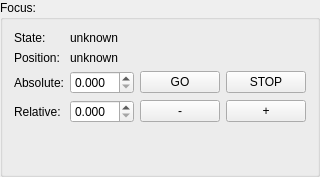
     <widget class="QGroupBox" name="groupBox_11">
      <property name="title">
       <string>Focus:</string>
      </property>
      <layout class="QGridLayout" name="gridLayout_12">
       <item row="1" column="0">
        <widget class="QLabel" name="label_19">
         <property name="text">
          <string>Position:</string>
         </property>
        </widget>
       </item>
       <item row="3" column="3">
        <widget class="QPushButton" name="focus_relative_position_plus_BT">
         <property name="text">
          <string>+</string>
         </property>
        </widget>
       </item>
       <item row="2" column="2">
        <widget class="QPushButton" name="focus_position_BT">
         <property name="text">
          <string>GO</string>
         </property>
        </widget>
       </item>
       <item row="2" column="0">
        <widget class="QLabel" name="label_38">
         <property name="text">
          <string>Absolute:</string>
         </property>
        </widget>
       </item>
       <item row="3" column="1">
        <widget class="QDoubleSpinBox" name="focus_relative_position_DSB">
         <property name="decimals">
          <number>3</number>
         </property>
        </widget>
       </item>
       <item row="2" column="1">
        <widget class="QDoubleSpinBox" name="focus_position_DSB">
         <property name="decimals">
          <number>3</number>
         </property>
        </widget>
       </item>
       <item row="2" column="3">
        <widget class="QPushButton" name="focus_stop_BT">
         <property name="text">
          <string>STOP</string>
         </property>
        </widget>
       </item>
       <item row="3" column="2">
        <widget class="QPushButton" name="focus_relative_position_minus_BT">
         <property name="text">
          <string>-</string>
         </property>
        </widget>
       </item>
       <item row="0" column="0">
        <widget class="QLabel" name="label_42">
         <property name="text">
          <string>State:</string>
         </property>
        </widget>
       </item>
       <item row="0" column="1" colspan="2">
        <widget class="QLabel" name="global_state_focus_LB">
         <property name="text">
          <string>unknown</string>
         </property>
        </widget>
       </item>
       <item row="3" column="0">
        <widget class="QLabel" name="label_39">
         <property name="text">
          <string>Relative:</string>
         </property>
        </widget>
       </item>
       <item row="1" column="1" colspan="2">
        <widget class="QLabel" name="focus_position_LB">
         <property name="text">
          <string>unknown</string>
         </property>
        </widget>
       </item>
       <item row="4" column="3">
        <spacer name="verticalSpacer_3">
         <property name="orientation">
          <enum>Qt::Vertical</enum>
         </property>
         <property name="sizeHint" stdset="0">
          <size>
           <width>20</width>
           <height>40</height>
          </size>
         </property>
        </spacer>
       </item>
      </layout>
     </widget>
